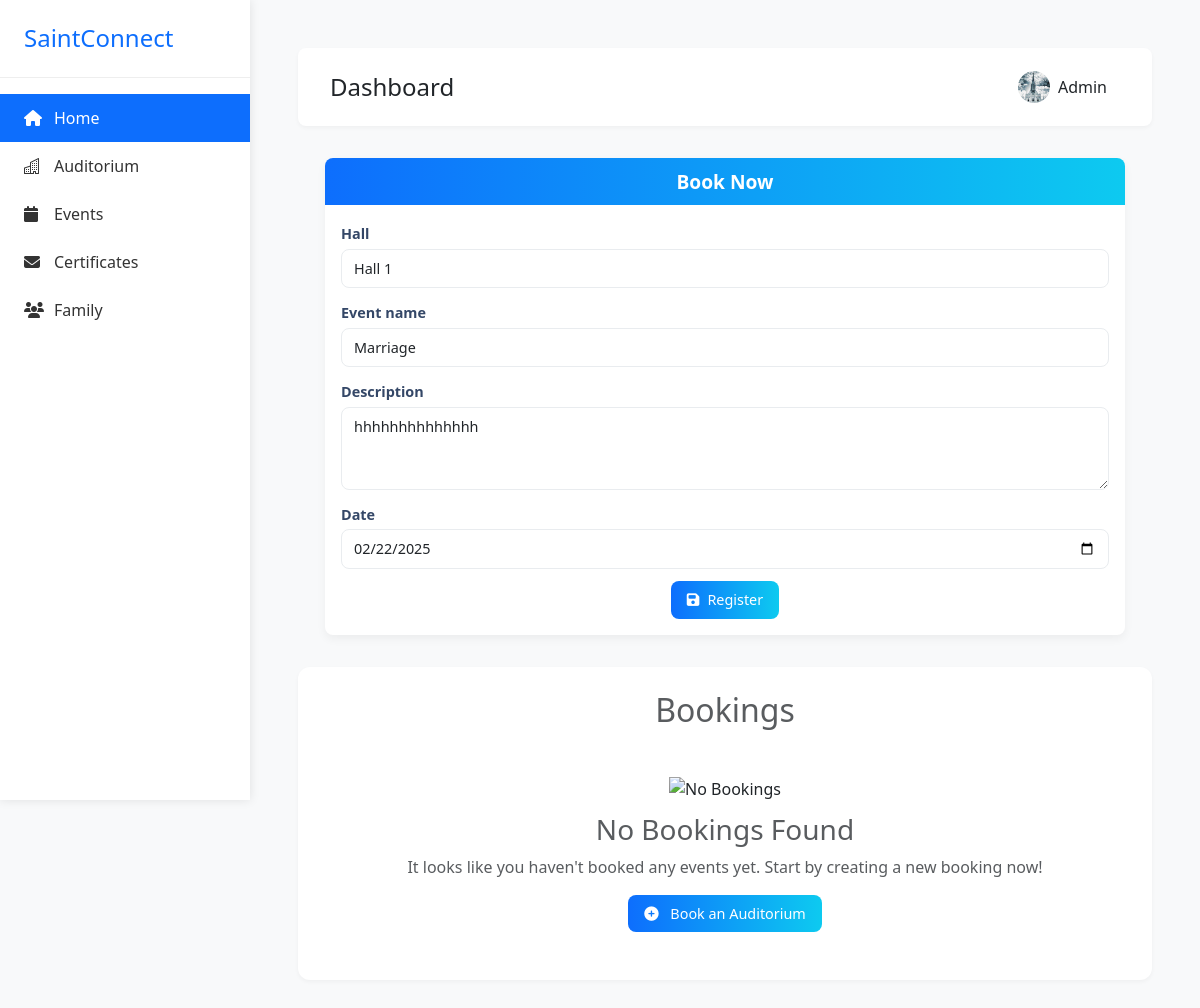
Screenshot of /event_update/1 (signed in) with the database file from the repository.
### app/models.py (models this page shows, shortened)
class UserProfile_Model(models.Model):
    GENDER_CHOICES = [
        ('Male', 'Male'),
        ('Female', 'Female'),
        ('Others', 'Others'),
    ]
    ROLE_CHOICES = [
        ('Member', 'Member'),
        ('Staff', 'Staff'),
        ('Youth', 'Youth'),
        ('Committee Member', 'Committee Member'),
        ('Choir', 'Choir'),
    ]
    name=models.CharField(max_length=100,null=True)
    house_name=models.ForeignKey(House_Name,on_delete=models.CASCADE,null=True,blank=True)
    address=models.TextField(null=True)
    age=models.PositiveIntegerField(null=True)
    email=models.EmailField(null=True)
    gender=models.CharField(max_length=100,choices=GENDER_CHOICES,null=True)
    profile_picture=models.FileField(upload_to='images',null=True,blank=True)
    phone_number=models.PositiveIntegerField(null=True)
    role=models.CharField(max_length=100,choices=ROLE_CHOICES,null=True)
    date_of_birth=models.DateField(null=True,blank=True)
    user=models.OneToOneField(User,on_delete=models.CASCADE)
    created_date=models.DateField(auto_now_add=True)
    updated_date=models.DateField(auto_now=True)
    is_active=models.BooleanField(default=True)

class Event(models.Model):
    user=models.ForeignKey(User,on_delete=models.CASCADE)
    hall=models.ForeignKey(Auditorium,on_delete=models.CASCADE)
    event_name=models.CharField(max_length=100,null=True,blank=True)
    description=models.TextField(null=True,blank=True)
    date=models.DateField(null=True,blank=True)
    created_at = models.DateTimeField(auto_now_add=True,null=True, blank=True)
    updated_at = models.DateTimeField(auto_now=True,null=True, blank=True)
    is_approved = models.BooleanField(default=False)

### app/views.py (the view, shortened to what this page needs)
# urls.py: path('event_update/<int:pk>', Event_Update_View.as_view(),name='event_update'),
@method_decorator(Login_required,name='dispatch')
class Event_Update_View(View):
    def get(self, request, *args, **kwargs):
        id = kwargs.get('pk')
        event_instance = get_object_or_404(Event, id=id)
        form = Event_Form(instance=event_instance)
        one_month_ago = now().date() - timedelta(days=30)
        datas = Event.objects.filter(user=request.user, date__gte=one_month_ago).order_by('-id')
        user = get_object_or_404(UserProfile_Model, user=request.user)
        return render(request, 'event_form.html', {'form': form, "datas": datas, 'user': user})

### app/forms.py
class Event_Form(forms.ModelForm):
    class Meta:
        model=Event
        fields=['hall','event_name','description','date']
        widgets = {
            'hall': forms.Select(attrs={'class': 'form-control'}),
            'event_name': forms.TextInput(attrs={'class': 'form-control'}),
            'description': forms.Textarea(attrs={'class': 'form-control', 'rows': 3}),
            'date': forms.DateInput(attrs={'class': 'form-control', 'type': 'date'})
        }

### app/models.py (called while the page is built)
    def __str__(self):
        return self.name

### app/views.py (called while the page is built)
def Login_required(fn):
    def wrapper(request,*args,**kwargs):
        if not request.user.is_authenticated:
            return redirect('login')
        else:
            return fn(request,*args,**kwargs)
    return wrapper

### app/templates/event_form.html (shortened to what this page needs)
<!DOCTYPE html>
<html lang="en">
<head>
    <link href="https://cdnjs.cloudflare.com/ajax/libs/bootstrap/5.3.2/css/bootstrap.min.css" rel="stylesheet">
    <link href="https://cdnjs.cloudflare.com/ajax/libs/font-awesome/6.4.0/css/all.min.css" rel="stylesheet">
    <link rel="stylesheet" href="https://cdn.jsdelivr.net/npm/bootstrap-icons@1.11.3/font/bootstrap-icons.min.css">
</head>
<body>
    <div class="sidebar">
        <div class="sidebar-logo">
            <a class="sidebar-a" href="{% url 'home' %}">
                <h4 class="m-0 text-primary">SaintConnect</h4>
            </a>
        </div>
        <div class="sidebar-menu">
            <a href="{% url 'user' %}" class="active"><i class="fas fa-home"></i> Home</a>
            <a href="{% url 'event_add' %}"><i class="bi bi-buildings"></i> Auditorium</a>
            <a href="{% url 'approved_events' %}"><i class="fas fa-calendar"></i> Events</a>
            <a href="{% url 'certificate' %}"><i class="fas fa-envelope"></i> Certificates</a>
            <a href="{% url 'family' %}"><i class="fas fa-users"></i> Family</a>
        </div>
    </div>
    <div class="main-content">
        <div class="top-bar d-flex justify-content-between align-items-center">
            <h4 class="m-0">Dashboard</h4>
            <div class="profile-dropdown dropdown">
                <button class="btn dropdown-toggle d-flex align-items-center gap-2" type="button"
                    data-bs-toggle="dropdown">
                    {% if user.profile_picture %}
                    <div style="background-image: url('{{ user.profile_picture.url }}')" alt="Profile"
                        class="profile-img"></div>
                    <span>{{request.user}}</span>
                    {% else %}
                    <div style="border: 1px solid black;" alt="Profile" class="profile-img"></div>
                    <span>{{request.user}}</span>
                    {% endif %}
                </button>
            </div>
        </div>
        <div class="card">
            <div class="card-header">
                <h2 class="card-title text-center">Book Now</h2>
            </div>
            <div class="card-body">
                <form action="" method="post">
                    {% for field in form %}
                    <div class="mb-3">
                        <label for="{{ field.id_for_label }}" class="form-label">{{ field.label }}</label>
                        {{ field }}
                    </div>
                    {% endfor %}
                    <div class="w-100 d-flex justify-content-center align-items-center">
                        <button type="submit" class="btn btn-primary">
                            <i class="fas fa-save me-2"></i>Register
                        </button>
                    </div>
                </form>
            </div>
        </div>
        <div class="table-container">
            <div class="mb-4">
                <h2 class="m-0 text-muted">Bookings</h2>
            </div>
            <div class="table-responsive">
                {% if datas %}
                <table class="table table-hover">
                    <thead>
                        <tr>
                            <th>Events</th>
                            <th>Hall</th>
                            <th>Date</th>
                            <th>Action</th>
                            <th>Status</th>
                        </tr>
                    </thead>
                    <tbody>
                        {% for i in datas %}
                        <tr>
                            <td>{{ i.event_name }}</td>
                            <td>{{ i.hall }}</td>
                            <td>{{ i.date }}</td>
                            <td class="">
                                <a href="{% url 'event_update' i.id %}"
                                    class="btn btn-sm btn-outline-primary btn-action me-4">
                                    <i class="fas fa-edit me-1"></i>Update
                                </a>
                                <a href="{% url 'event_delete' i.id %}"
                                    class="btn btn-sm btn-outline-danger btn-action"
                                    onclick="return confirm('Are you sure you want to delete this house?')">
                                    <i class="fas fa-trash me-1"></i>Delete
                                </a>
                            </td>
                            <td>
                                {% if i.is_approved %}
                                <a href=""><i class="bi bi-download"></i></a>
                                {% else %}
                                <p>Not Approved</p>
                                {% endif %}
                            </td>
                        </tr>
                        {% endfor %}
                    </tbody>
                </table>
                {% else %}
                <div class="no-bookings-card text-center p-4">
                    <img src="https://cdn-icons-png.flaticon.com/512/4076/4076402.png" alt="No Bookings"
                        class="no-bookings-img mb-3">
                    <h3 class="text-muted">No Bookings Found</h3>
                    <p class="text-muted">It looks like you haven't booked any events yet. Start by creating a new booking now!</p>
                    <a href="" class="btn btn-primary">
                        <i class="fas fa-plus-circle me-2"></i> Book an Auditorium
                    </a>
                </div>
                {% endif %}
            </div>
        </div>
    </div>
</body>
</html>

### app/templates/event_form.html (style rules this page uses)
:root { --primary-color: #0d6efd; --sidebar-width: 250px; }
body { background-color: #f8f9fa; min-height: 100vh; }
.sidebar { width: var(--sidebar-width); background: #fff; position: fixed; top: 0; left: 0; height: 100vh; box-shadow: 0 0 10px rgba(0, 0, 0, 0.1); z-index: 1000; transition: transform 0.3s ease; }
.sidebar-logo { padding: 1.5rem; border-bottom: 1px solid #eee; }
.sidebar-menu { padding: 1rem 0; }
.sidebar-menu a { padding: 0.75rem 1.5rem; color: #333; text-decoration: none; display: flex; align-items: center; transition: all 0.3s; }
.sidebar-menu a.active { background: var(--primary-color); color: white; }
.sidebar-menu i { width: 20px; margin-right: 10px; }
.card { background: white; border-radius: 1rem; box-shadow: 0 8px 20px rgba(0, 0, 0, 0.05); border: none; transition: transform 0.3s ease; }
.table-container { background: white; border-radius: 0.75rem; padding: 1.5rem; box-shadow: 0 2px 4px rgba(0, 0, 0, 0.04); margin-top: 2rem; text-align: center; }
.main-content { margin-left: var(--sidebar-width); padding: 2rem; transition: margin-left 0.3s ease; }
.top-bar { background: white; padding: 1rem 2rem; box-shadow: 0 2px 4px rgba(0, 0, 0, 0.04); margin-bottom: 2rem; border-radius: 0.5rem; }
.profile-dropdown .dropdown-toggle::after { display: none; }
.profile-img { width: 32px; height: 32px; border-radius: 50%; object-fit: cover; background-position: center; background-size: cover; }
.sidebar-a { text-decoration: none; }
:root { --primary-color: #0d6efd; }
body { background-color: #f8f9fa; padding: 1rem; }
.card { background: white; border-radius: 0.5rem; box-shadow: 0 4px 10px rgba(0, 0, 0, 0.05); border: none; max-width: 500px; margin: 0 auto; }
.card-header { background: linear-gradient(to right, #0d6efd, #0dcaf0); color: white; border-radius: 0.5rem 0.5rem 0 0 !important; padding: 0.75rem 1rem; border: none; }
.card-header h2 { font-size: 1.2rem; font-weight: 600; margin: 0; color: white; }
.card-body { padding: 1rem; }
.form-label { font-weight: 600; color: #344767; margin-bottom: 0.25rem; font-size: 0.9rem; }
.form-control { border: 1px solid #e9ecef; padding: 0.5rem 0.75rem; border-radius: 0.5rem; font-size: 0.9rem; }
.btn-primary { padding: 0.5rem 1rem; border-radius: 0.5rem; font-weight: 500; font-size: 0.9rem; background: linear-gradient(to right, #0d6efd, #0dcaf0); border: none; }
.mb-3 { margin-bottom: 0.75rem !important; }
.card { max-width: 800px; width: 100%; margin: 0 auto; }

### rows the page displays
UserProfile_Model: profile_picture (picture)
Event: form "Hall 1" "Marriage" "hhhhhhhhhhhhhh" "02/22/2025"

### other values shown
{{ request.user }} "Admin"
{{ field.label }} "Hall" "Event name" "Description" "Date"
